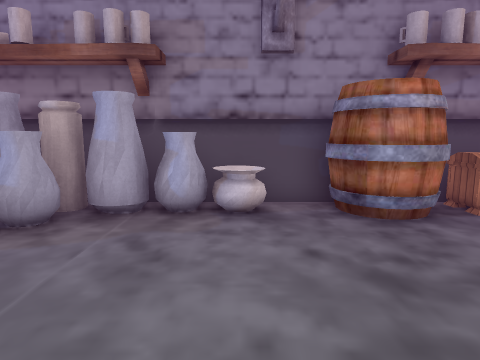
[1] (above)

16 first-person views from a walk through a scene from a Unity 3-D project. The camera is 1.4 m above the floor, tilts 8° down and sees 75° across. The floor is counted in squares, 1 m on a side. Each view is taken from the middle of a square. On the plan, view 1 faces up. The plan holds only what a view shows up to about 14 squares ahead; the rest is blank. The place goes on beyond the plan. Some surface patterns are stand-ins.

[2]
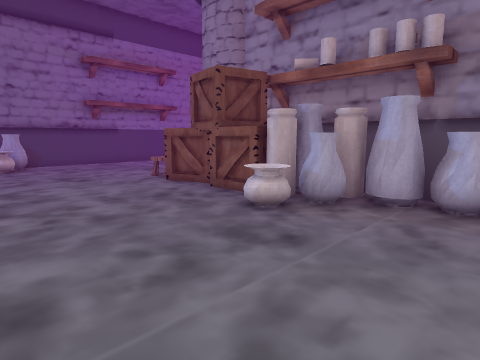

[3]
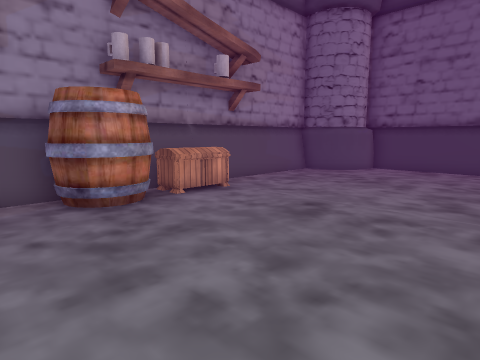

[4]
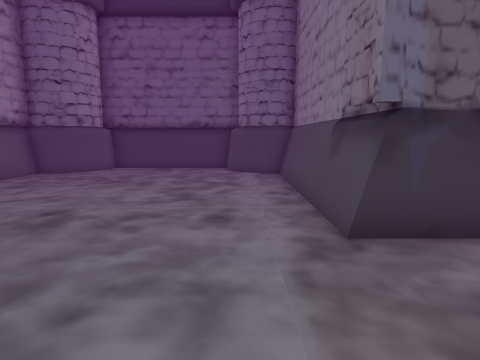

[5]
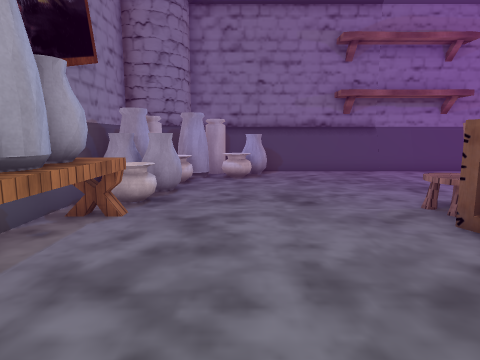

[6]
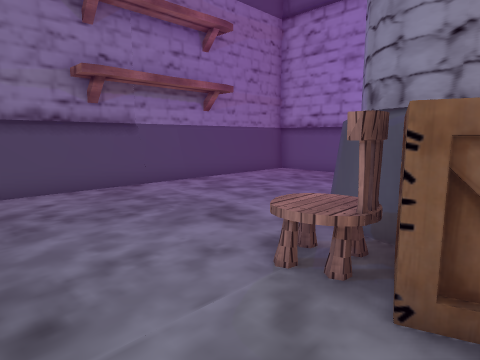

[7]
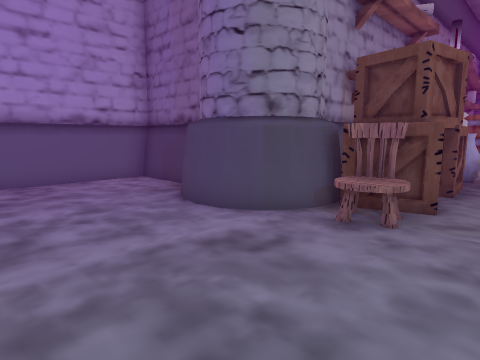

[8]
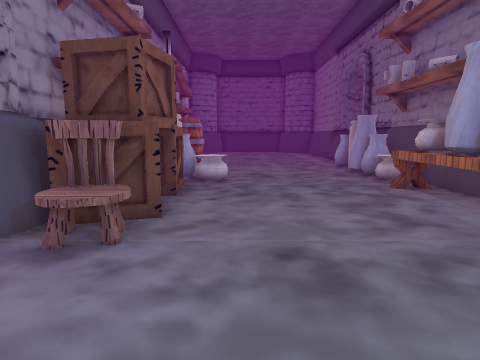

[9]
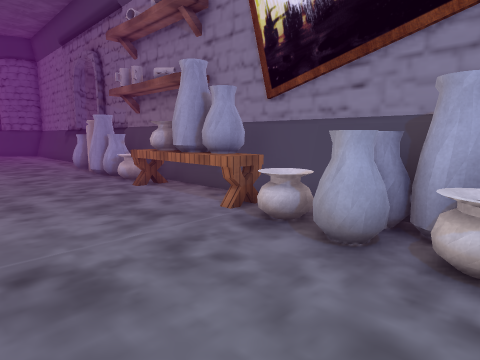

[10]
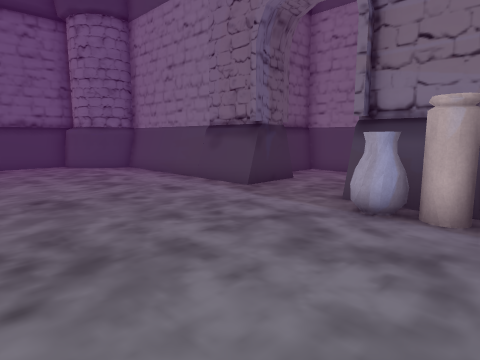

[11]
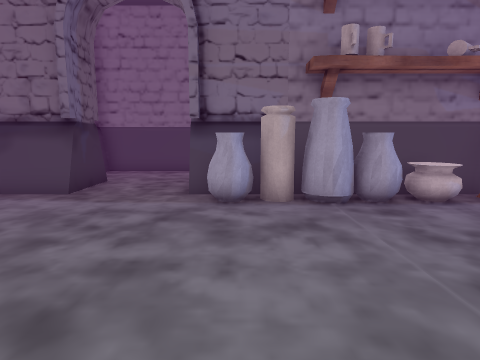

[12]
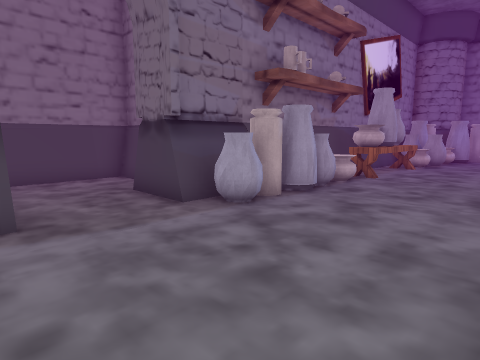

[13]
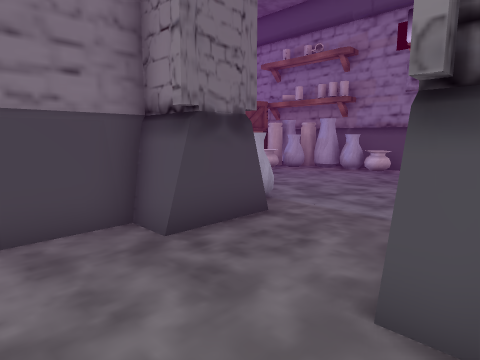

[14]
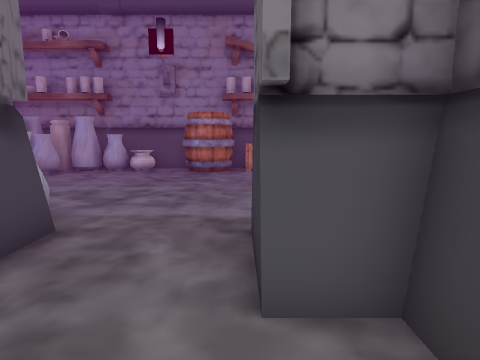

[15]
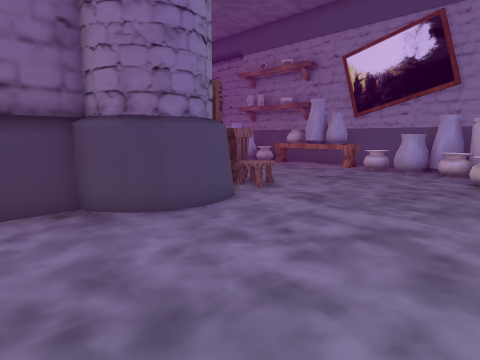

[16]
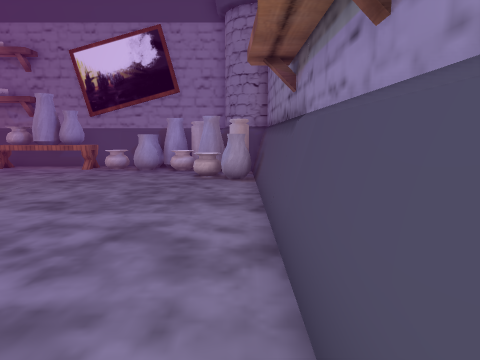

### Floor plan
Key: @ floor where view 1 was taken; # wall or solid block; . floor; = window, fence, low wall or low ledge; ^ raised ledge; B barrel; C chest; R crate; H chair; E bench.
Columns run from 17 left of view 1 to 14 right of it. Each row starts with its distance up from view 1.
 13 #########
 12 #.......#
 11 #.......#
 10 #......##
  9 #.....##
  8 #.....##
  7 #......#######################
  6 #.......#RRR####=^.BBCCC.....##
  5 #......HHRRR###....BB.........##
  4 #............^.................#
  3 #..............................#
  2 ##.............................#
  1 #=^............................#
  0 ###..............@.............#
 -1 ###^^#^.EEEE.................###
 -2   ####^.####.^####...........#
 -3    ################..#########
 -4                  ##..###
 -5                  #.....#
 -6                  #.....#
 -7                  #.....#
 -8                  #######

Where each view was taken, in squares from view 1:
view 1: 0 up, 0 right, facing up
view 2: 1 down, 0 right, facing up-left
view 3: 1 down, 0 right, facing up-right
view 4: 1 down, 0 right, facing right
view 5: 1 up, 4 left, facing left
view 6: 2 up, 8 left, facing up-left
view 7: 3 up, 15 left, facing up-right
view 8: 3 up, 14 left, facing right
view 9: 3 up, 14 left, facing down-right
view 10: 4 up, 2 left, facing down-right
view 11: 5 up, 0 right, facing down
view 12: 3 up, 5 right, facing down-left
view 13: 7 down, 5 right, facing up-left
view 14: 7 down, 4 right, facing up
view 15: 12 up, 16 left, facing down-right
view 16: 12 up, 16 left, facing down
